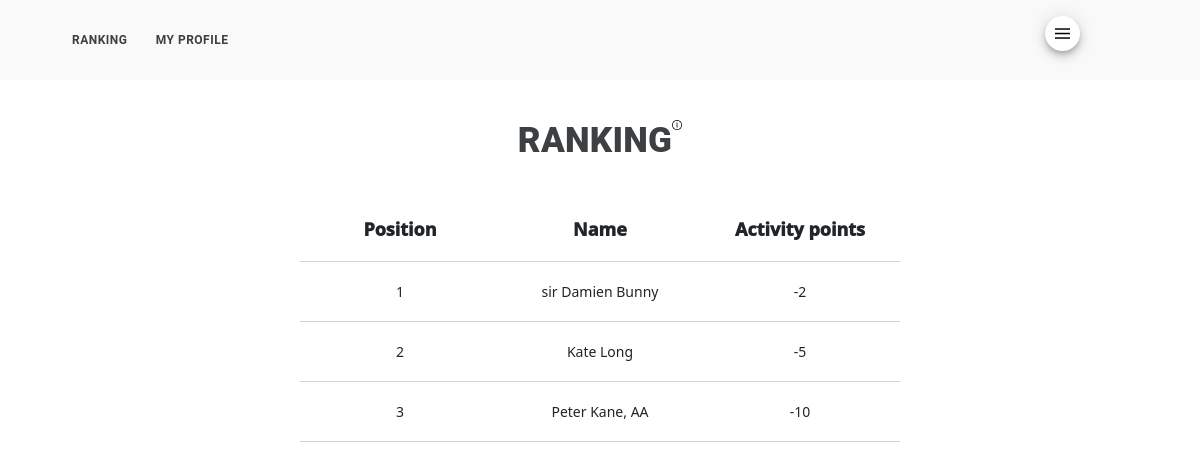
The page /ranking.html (signed in) on the database its author committed.
### nieszkolni_app/models.py (models this page shows)
class Profile(models.Model):
    name = models.CharField(max_length=200, default="", primary_key=True)
    display_name = models.CharField(max_length=200, default="")
    avatar = models.URLField(max_length=200)
    current_english_level = models.CharField(max_length=200, default="")
    current_semester = models.IntegerField(default=1)
    current_specialization = models.CharField(max_length=200, default="")
    current_degree = models.CharField(max_length=200, default="")
    early_admission = models.IntegerField(default=1)
    semester_1_status = models.CharField(max_length=200, default="")
    semester_2_status = models.CharField(max_length=200, default="")
    semester_3_status = models.CharField(max_length=200, default="")
    semester_4_status = models.CharField(max_length=200, default="")
    semester_5_status = models.CharField(max_length=200, default="")
    semester_6_status = models.CharField(max_length=200, default="")
    semester_7_status = models.CharField(max_length=200, default="")
    semester_8_status = models.CharField(max_length=200, default="")
    semester_9_status = models.CharField(max_length=200, default="")
    semester_10_status = models.CharField(max_length=200, default="")
    semester_11_status = models.CharField(max_length=200, default="")
    semester_12_status = models.CharField(max_length=200, default="")
    semester_13_status = models.CharField(max_length=200, default="")
    semester_14_status = models.CharField(max_length=200, default="")
    semester_15_status = models.CharField(max_length=200, default="")
    semester_16_status = models.CharField(max_length=200, default="")
    associates_degree_status = models.CharField(max_length=200, default="")
    bachelors_degree_status = models.CharField(max_length=200, default="")
    masters_degree_status = models.CharField(max_length=200, default="")
    doctorate_degree_status = models.CharField(max_length=200, default="")
    professors_title_status = models.CharField(max_length=200, default="")

class Stream(models.Model):
    stamp = models.IntegerField()
    date_number = models.IntegerField()
    date = models.CharField(max_length=200, default="")
    name = models.CharField(max_length=200, default="")
    command = models.CharField(max_length=200, default="")
    value = models.CharField(max_length=200, default="")
    stream_user = models.CharField(max_length=200, default="")
    status = models.CharField(max_length=200, default="active")

### nieszkolni_app/views.py (the view)
# urls.py: path('ranking.html', views.ranking, name="ranking"),
@login_required
def ranking(request):
    if request.user.is_authenticated:
        first_name = request.user.first_name
        last_name = request.user.last_name
        current_user = first_name + " " + last_name
        user_agent = get_user_agent(request)
        rows = StreamManager().display_ranking()
        tags = BackOfficeManager().display_tags()
        if user_agent.is_mobile:
            return render(request, "m_ranking.html", {
                "rows": rows
                })
        return render(request, "ranking.html", {
            "rows": rows,
            "tags": tags
            })

### nieszkolni_folder/audit_manager.py (called while the page is built)
    def check_if_clocked_in(self, clocking_user):
        with connection.cursor() as cursor:
            cursor.execute(f'''
                SELECT clock_out
                FROM nieszkolni_app_audit
                WHERE clocking_user = '{clocking_user}'
                AND entry_type = 'automatic'
                AND status = 'started'
                ORDER BY stamp DESC
                LIMIT 1
                ''')
            response = cursor.fetchone()
            if response is not None:
                if response[0] == 0:
                    status = True
                else:
                    status = False
            else:
                status = False
            return status

### nieszkolni_folder/back_office_manager.py (called while the page is built)
    def display_tags(self):
        with connection.cursor() as cursor:
            cursor.execute(f'''
                SELECT command, value
                FROM nieszkolni_app_option
                WHERE command LIKE '%_tag'
                ''')
            items = cursor.fetchall()
            tags = dict()
            for item in items:
                tag = {item[0]: item[1]}
                tags.update(tag)
            return tags

### nieszkolni_folder/context_processors.py (called while the page is built)
def sections_processor(request):
    if request.user.is_authenticated:
        first_name = request.user.first_name
        last_name = request.user.last_name
        current_user = first_name + " " + last_name
        if request.user.is_superuser:
            superuser_status = True
        else:
            superuser_status = False
        status = AuditManager().check_if_clocked_in(current_user)
        return {"status": status, "superuser_status": superuser_status}
    else:
        return {}

### nieszkolni_folder/stream_manager.py (called while the page is built)
    def display_activity_start(self):
        with connection.cursor() as cursor:
            cursor.execute(f'''
                SELECT value
                FROM nieszkolni_app_option
                WHERE command = 'activity_start'
                ORDER BY stamp DESC
                LIMIT 1
                ''')
            data = cursor.fetchone()
            if data is None:
                activity_start = "2022-01-01"
            else:
                activity_start = data[0]
            return activity_start

### nieszkolni_app/templates/ranking.html
{% extends 'base.html' %}
{% block 'content' %}
{% load static %}
<div class="flex-parent jc-center">
	<h1>RANKING</h1>
	<a class="" href="{% url 'display_announcement' tags.ranking_tag %}"><img src="{% static '/images/information.png' %}" width="10" height="10"></a>
</div>
<table>
		<tr class="font">
			<th>Position</th>
			<th>Name</th>
			<th>Activity points</th>
		</tr>
	{% for row in rows %}
		<tr class="font">
			<td>{{ row.0 }}</td>
			<td>{{ row.1 }}</td>
			<td>{{ row.2 }}</td>
		</tr>
	{% endfor %}
</table>
{% endblock %}

### nieszkolni_app/static/styles.css (style rules this page uses)
body { height: 100%; margin: 0px; }
a { color: #3c4043; font-weight: 500; text-decoration: none; }
.flex-parent { display: flex; }
.jc-center { justify-content: center; }
h1 { color: #3c4043; font-family: "Google Sans", Roboto, Arial, sans-serif; font-size: 35px; font-weight: 1000; letter-spacing: .25px; margin-bottom: 35px; text-align: center; }
table { border-collapse: separate; border-bottom-color: rgba(255,255,255,1); border-spacing: 0px; font-size: 14px; font-weight: 300; height: 100px; margin-left: 25%; margin-right: 25%; margin-bottom: 1%; width:50%; table-layout: fixed; }
th { border-bottom: 1pt solid; border-bottom-color: #D3D3D3; font-size: 18px; font-weight: 1000; margin-bottom: 20px; padding: 20px 20px; text-align: center; vertical-align: middle; }
td { border-bottom: 1pt solid; border-bottom-color: #D3D3D3; margin-bottom: 20px; padding: 20px 20px; text-align: center; vertical-align: middle; }

### rows shown on the page
Profile: row "1", display_name "sir Damien Bunny", row "-2"
Stream: row "2", name "Kate Long", row "-5"
Profile: row "3", display_name "Peter Kane, AA", row "-10"
